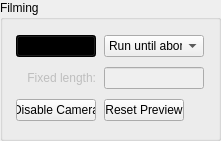
  <widget class="QGroupBox" name="groupBox_3">
   <property name="geometry">
    <rect>
     <x>10</x>
     <y>90</y>
     <width>221</width>
     <height>141</height>
    </rect>
   </property>
   <property name="title">
    <string>Filming</string>
   </property>
   <layout class="QGridLayout" name="gridLayout_6">
    <item row="0" column="0">
     <widget class="QPushButton" name="pushButton_Record">
      <property name="maximumSize">
       <size>
        <width>80</width>
        <height>16777215</height>
       </size>
      </property>
      <property name="palette">
       <palette>
        <active>
         <colorrole role="WindowText">
          <brush brushstyle="SolidPattern">
           <color alpha="255">
            <red>255</red>
            <green>255</green>
            <blue>255</blue>
           </color>
          </brush>
         </colorrole>
         <colorrole role="Button">
          <brush brushstyle="SolidPattern">
           <color alpha="255">
            <red>0</red>
            <green>0</green>
            <blue>0</blue>
           </color>
          </brush>
         </colorrole>
         <colorrole role="Light">
          <brush brushstyle="SolidPattern">
           <color alpha="255">
            <red>0</red>
            <green>0</green>
            <blue>0</blue>
           </color>
          </brush>
         </colorrole>
         <colorrole role="Midlight">
          <brush brushstyle="SolidPattern">
           <color alpha="255">
            <red>0</red>
            <green>0</green>
            <blue>0</blue>
           </color>
          </brush>
         </colorrole>
         <colorrole role="Dark">
          <brush brushstyle="SolidPattern">
           <color alpha="255">
            <red>0</red>
            <green>0</green>
            <blue>0</blue>
           </color>
          </brush>
         </colorrole>
         <colorrole role="Mid">
          <brush brushstyle="SolidPattern">
           <color alpha="255">
            <red>0</red>
            <green>0</green>
            <blue>0</blue>
           </color>
          </brush>
         </colorrole>
         <colorrole role="Text">
          <brush brushstyle="SolidPattern">
           <color alpha="255">
            <red>0</red>
            <green>0</green>
            <blue>0</blue>
           </color>
          </brush>
         </colorrole>
         <colorrole role="BrightText">
          <brush brushstyle="SolidPattern">
           <color alpha="255">
            <red>0</red>
            <green>0</green>
            <blue>0</blue>
           </color>
          </brush>
         </colorrole>
         <colorrole role="ButtonText">
          <brush brushstyle="SolidPattern">
           <color alpha="255">
            <red>0</red>
            <green>0</green>
            <blue>0</blue>
           </color>
          </brush>
         </colorrole>
         <colorrole role="Base">
          <brush brushstyle="SolidPattern">
           <color alpha="255">
            <red>0</red>
            <green>0</green>
            <blue>0</blue>
           </color>
          </brush>
         </colorrole>
         <colorrole role="Window">
          <brush brushstyle="SolidPattern">
           <color alpha="255">
            <red>0</red>
            <green>0</green>
            <blue>0</blue>
           </color>
          </brush>
         </colorrole>
         <colorrole role="Shadow">
          <brush brushstyle="SolidPattern">
           <color alpha="255">
            <red>0</red>
            <green>0</green>
            <blue>0</blue>
           </color>
          </brush>
         </colorrole>
         <colorrole role="AlternateBase">
          <brush brushstyle="SolidPattern">
           <color alpha="255">
            <red>0</red>
            <green>0</green>
            <blue>0</blue>
           </color>
          </brush>
         </colorrole>
         <colorrole role="ToolTipBase">
          <brush brushstyle="SolidPattern">
           <color alpha="255">
            <red>255</red>
            <green>255</green>
            <blue>220</blue>
           </color>
          </brush>
         </colorrole>
         <colorrole role="ToolTipText">
          <brush brushstyle="SolidPattern">
           <color alpha="255">
            <red>0</red>
            <green>0</green>
            <blue>0</blue>
           </color>
          </brush>
         </colorrole>
        </active>
        <inactive>
         <colorrole role="WindowText">
          <brush brushstyle="SolidPattern">
           <color alpha="255">
            <red>255</red>
            <green>255</green>
            <blue>255</blue>
           </color>
          </brush>
         </colorrole>
         <colorrole role="Button">
          <brush brushstyle="SolidPattern">
           <color alpha="255">
            <red>0</red>
            <green>0</green>
            <blue>0</blue>
           </color>
          </brush>
         </colorrole>
         <colorrole role="Light">
          <brush brushstyle="SolidPattern">
           <color alpha="255">
            <red>0</red>
            <green>0</green>
            <blue>0</blue>
           </color>
          </brush>
         </colorrole>
         <colorrole role="Midlight">
          <brush brushstyle="SolidPattern">
           <color alpha="255">
            <red>0</red>
            <green>0</green>
            <blue>0</blue>
           </color>
          </brush>
         </colorrole>
         <colorrole role="Dark">
          <brush brushstyle="SolidPattern">
           <color alpha="255">
            <red>0</red>
            <green>0</green>
            <blue>0</blue>
           </color>
          </brush>
         </colorrole>
         <colorrole role="Mid">
          <brush brushstyle="SolidPattern">
           <color alpha="255">
            <red>0</red>
            <green>0</green>
            <blue>0</blue>
           </color>
          </brush>
         </colorrole>
         <colorrole role="Text">
          <brush brushstyle="SolidPattern">
           <color alpha="255">
            <red>0</red>
            <green>0</green>
            <blue>0</blue>
           </color>
          </brush>
         </colorrole>
         <colorrole role="BrightText">
          <brush brushstyle="SolidPattern">
           <color alpha="255">
            <red>0</red>
            <green>0</green>
            <blue>0</blue>
           </color>
          </brush>
         </colorrole>
         <colorrole role="ButtonText">
          <brush brushstyle="SolidPattern">
           <color alpha="255">
            <red>0</red>
            <green>0</green>
            <blue>0</blue>
           </color>
          </brush>
         </colorrole>
         <colorrole role="Base">
          <brush brushstyle="SolidPattern">
           <color alpha="255">
            <red>0</red>
            <green>0</green>
            <blue>0</blue>
           </color>
          </brush>
         </colorrole>
         <colorrole role="Window">
          <brush brushstyle="SolidPattern">
           <color alpha="255">
            <red>0</red>
            <green>0</green>
            <blue>0</blue>
           </color>
          </brush>
         </colorrole>
         <colorrole role="Shadow">
          <brush brushstyle="SolidPattern">
           <color alpha="255">
            <red>0</red>
            <green>0</green>
            <blue>0</blue>
           </color>
          </brush>
         </colorrole>
         <colorrole role="AlternateBase">
          <brush brushstyle="SolidPattern">
           <color alpha="255">
            <red>0</red>
            <green>0</green>
            <blue>0</blue>
           </color>
          </brush>
         </colorrole>
         <colorrole role="ToolTipBase">
          <brush brushstyle="SolidPattern">
           <color alpha="255">
            <red>255</red>
            <green>255</green>
            <blue>220</blue>
           </color>
          </brush>
         </colorrole>
         <colorrole role="ToolTipText">
          <brush brushstyle="SolidPattern">
           <color alpha="255">
            <red>0</red>
            <green>0</green>
            <blue>0</blue>
           </color>
          </brush>
         </colorrole>
        </inactive>
        <disabled>
         <colorrole role="WindowText">
          <brush brushstyle="SolidPattern">
           <color alpha="255">
            <red>0</red>
            <green>0</green>
            <blue>0</blue>
           </color>
          </brush>
         </colorrole>
         <colorrole role="Button">
          <brush brushstyle="SolidPattern">
           <color alpha="255">
            <red>0</red>
            <green>0</green>
            <blue>0</blue>
           </color>
          </brush>
         </colorrole>
         <colorrole role="Light">
          <brush brushstyle="SolidPattern">
           <color alpha="255">
            <red>0</red>
            <green>0</green>
            <blue>0</blue>
           </color>
          </brush>
         </colorrole>
         <colorrole role="Midlight">
          <brush brushstyle="SolidPattern">
           <color alpha="255">
            <red>0</red>
            <green>0</green>
            <blue>0</blue>
           </color>
          </brush>
         </colorrole>
         <colorrole role="Dark">
          <brush brushstyle="SolidPattern">
           <color alpha="255">
            <red>0</red>
            <green>0</green>
            <blue>0</blue>
           </color>
          </brush>
         </colorrole>
         <colorrole role="Mid">
          <brush brushstyle="SolidPattern">
           <color alpha="255">
            <red>0</red>
            <green>0</green>
            <blue>0</blue>
           </color>
          </brush>
         </colorrole>
         <colorrole role="Text">
          <brush brushstyle="SolidPattern">
           <color alpha="255">
            <red>0</red>
            <green>0</green>
            <blue>0</blue>
           </color>
          </brush>
         </colorrole>
         <colorrole role="BrightText">
          <brush brushstyle="SolidPattern">
           <color alpha="255">
            <red>0</red>
            <green>0</green>
            <blue>0</blue>
           </color>
          </brush>
         </colorrole>
         <colorrole role="ButtonText">
          <brush brushstyle="SolidPattern">
           <color alpha="255">
            <red>0</red>
            <green>0</green>
            <blue>0</blue>
           </color>
          </brush>
         </colorrole>
         <colorrole role="Base">
          <brush brushstyle="SolidPattern">
           <color alpha="255">
            <red>0</red>
            <green>0</green>
            <blue>0</blue>
           </color>
          </brush>
         </colorrole>
         <colorrole role="Window">
          <brush brushstyle="SolidPattern">
           <color alpha="255">
            <red>0</red>
            <green>0</green>
            <blue>0</blue>
           </color>
          </brush>
         </colorrole>
         <colorrole role="Shadow">
          <brush brushstyle="SolidPattern">
           <color alpha="255">
            <red>0</red>
            <green>0</green>
            <blue>0</blue>
           </color>
          </brush>
         </colorrole>
         <colorrole role="AlternateBase">
          <brush brushstyle="SolidPattern">
           <color alpha="255">
            <red>0</red>
            <green>0</green>
            <blue>0</blue>
           </color>
          </brush>
         </colorrole>
         <colorrole role="ToolTipBase">
          <brush brushstyle="SolidPattern">
           <color alpha="255">
            <red>255</red>
            <green>255</green>
            <blue>220</blue>
           </color>
          </brush>
         </colorrole>
         <colorrole role="ToolTipText">
          <brush brushstyle="SolidPattern">
           <color alpha="255">
            <red>0</red>
            <green>0</green>
            <blue>0</blue>
           </color>
          </brush>
         </colorrole>
        </disabled>
       </palette>
      </property>
      <property name="text">
       <string>Record</string>
      </property>
     </widget>
    </item>
    <item row="0" column="1">
     <widget class="QComboBox" name="comboBox_recordMode">
      <property name="maximumSize">
       <size>
        <width>100</width>
        <height>16777215</height>
       </size>
      </property>
      <item>
       <property name="text">
        <string>Run until abort</string>
       </property>
      </item>
      <item>
       <property name="text">
        <string>Fixed length</string>
       </property>
      </item>
     </widget>
    </item>
    <item row="2" column="0">
     <widget class="QPushButton" name="pushButton_stopCapture">
      <property name="maximumSize">
       <size>
        <width>80</width>
        <height>16777215</height>
       </size>
      </property>
      <property name="text">
       <string>Disable Camera</string>
      </property>
     </widget>
    </item>
    <item row="1" column="1">
     <widget class="QLineEdit" name="lineEdit_fixedLength">
      <property name="enabled">
       <bool>false</bool>
      </property>
      <property name="maximumSize">
       <size>
        <width>100</width>
        <height>16777215</height>
       </size>
      </property>
     </widget>
    </item>
    <item row="1" column="0">
     <widget class="QLabel" name="label_fixedLength">
      <property name="enabled">
       <bool>false</bool>
      </property>
      <property name="text">
       <string>Fixed length:</string>
      </property>
      <property name="alignment">
       <set>Qt::AlignRight|Qt::AlignTrailing|Qt::AlignVCenter</set>
      </property>
     </widget>
    </item>
    <item row="2" column="1">
     <widget class="QPushButton" name="resetPreview_pushButton">
      <property name="sizePolicy">
       <sizepolicy hsizetype="Minimum" vsizetype="Fixed">
        <horstretch>0</horstretch>
        <verstretch>0</verstretch>
       </sizepolicy>
      </property>
      <property name="minimumSize">
       <size>
        <width>80</width>
        <height>0</height>
       </size>
      </property>
      <property name="maximumSize">
       <size>
        <width>80</width>
        <height>16777215</height>
       </size>
      </property>
      <property name="text">
       <string>Reset Preview</string>
      </property>
     </widget>
    </item>
   </layout>
  </widget>
